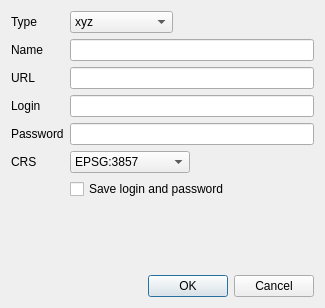
<?xml version="1.0" encoding="UTF-8"?>
<ui version="4.0">
 <class>ProviderDialog</class>
 <widget class="QDialog" name="ProviderDialog">
  <property name="windowModality">
   <enum>Qt::WindowModal</enum>
  </property>
  <property name="geometry">
   <rect>
    <x>0</x>
    <y>0</y>
    <width>325</width>
    <height>308</height>
   </rect>
  </property>
  <property name="sizePolicy">
   <sizepolicy hsizetype="Fixed" vsizetype="Fixed">
    <horstretch>0</horstretch>
    <verstretch>0</verstretch>
   </sizepolicy>
  </property>
  <property name="minimumSize">
   <size>
    <width>325</width>
    <height>225</height>
   </size>
  </property>
  <property name="maximumSize">
   <size>
    <width>325</width>
    <height>325</height>
   </size>
  </property>
  <property name="windowTitle">
   <string notr="true">Provider</string>
  </property>
  <layout class="QGridLayout" name="gridLayout">
   <item row="1" column="0">
    <widget class="QDialogButtonBox" name="buttonBox">
     <property name="orientation">
      <enum>Qt::Horizontal</enum>
     </property>
     <property name="standardButtons">
      <set>QDialogButtonBox::Cancel|QDialogButtonBox::Ok</set>
     </property>
    </widget>
   </item>
   <item row="0" column="0">
    <layout class="QFormLayout" name="formLayout">
     <item row="0" column="0">
      <widget class="QLabel" name="labelType">
       <property name="text">
        <string>Type</string>
       </property>
      </widget>
     </item>
     <item row="0" column="1">
      <widget class="QComboBox" name="type">
       <property name="sizePolicy">
        <sizepolicy hsizetype="Fixed" vsizetype="Fixed">
         <horstretch>0</horstretch>
         <verstretch>0</verstretch>
        </sizepolicy>
       </property>
       <property name="toolTip">
        <string>Tile coordinate scheme. XYZ is the most popular format, use it if you are not sure</string>
       </property>
       <item>
        <property name="text">
         <string notr="true">xyz</string>
        </property>
       </item>
       <item>
        <property name="text">
         <string notr="true">tms</string>
        </property>
       </item>
       <item>
        <property name="text">
         <string notr="true">quadkey</string>
        </property>
       </item>
       <item>
        <property name="text">
         <string>Maxar WMTS</string>
        </property>
       </item>
      </widget>
     </item>
     <item row="1" column="0">
      <widget class="QLabel" name="labelName">
       <property name="text">
        <string>Name</string>
       </property>
      </widget>
     </item>
     <item row="1" column="1">
      <widget class="QLineEdit" name="name">
       <property name="placeholderText">
        <string/>
       </property>
      </widget>
     </item>
     <item row="2" column="0">
      <widget class="QLabel" name="labelUrl">
       <property name="text">
        <string notr="true">URL</string>
       </property>
      </widget>
     </item>
     <item row="2" column="1">
      <widget class="QLineEdit" name="url"/>
     </item>
     <item row="3" column="0">
      <widget class="QLabel" name="label_2">
       <property name="text">
        <string>Login</string>
       </property>
      </widget>
     </item>
     <item row="3" column="1">
      <widget class="QLineEdit" name="login"/>
     </item>
     <item row="4" column="0">
      <widget class="QLabel" name="label_3">
       <property name="text">
        <string>Password</string>
       </property>
      </widget>
     </item>
     <item row="5" column="0">
      <widget class="QLabel" name="label">
       <property name="text">
        <string>CRS</string>
       </property>
      </widget>
     </item>
     <item row="5" column="1">
      <widget class="QComboBox" name="crs">
       <property name="sizePolicy">
        <sizepolicy hsizetype="Preferred" vsizetype="Fixed">
         <horstretch>0</horstretch>
         <verstretch>0</verstretch>
        </sizepolicy>
       </property>
       <property name="minimumSize">
        <size>
         <width>120</width>
         <height>0</height>
        </size>
       </property>
       <property name="maximumSize">
        <size>
         <width>120</width>
         <height>16777215</height>
        </size>
       </property>
       <property name="toolTip">
        <string>Projection of the tile layer. The most popular is Web Mercator, use it if you are not sure</string>
       </property>
       <item>
        <property name="text">
         <string>EPSG:3857</string>
        </property>
       </item>
       <item>
        <property name="text">
         <string>EPSG:3395</string>
        </property>
       </item>
      </widget>
     </item>
     <item row="6" column="1">
      <widget class="QCheckBox" name="save_credentials">
       <property name="toolTip">
        <string>Warninig! Login and password, if saved, will be stored in QGIS settings without encryption!</string>
       </property>
       <property name="text">
        <string>Save login and password</string>
       </property>
      </widget>
     </item>
     <item row="4" column="1">
      <widget class="QgsPasswordLineEdit" name="password"/>
     </item>
    </layout>
   </item>
  </layout>
 </widget>
 <customwidgets>
  <customwidget>
   <class>QgsPasswordLineEdit</class>
   <extends>QLineEdit</extends>
   <header>qgspasswordlineedit.h</header>
  </customwidget>
 </customwidgets>
 <resources/>
 <connections>
  <connection>
   <sender>buttonBox</sender>
   <signal>rejected()</signal>
   <receiver>ProviderDialog</receiver>
   <slot>reject()</slot>
   <hints>
    <hint type="sourcelabel">
     <x>316</x>
     <y>260</y>
    </hint>
    <hint type="destinationlabel">
     <x>286</x>
     <y>274</y>
    </hint>
   </hints>
  </connection>
  <connection>
   <sender>buttonBox</sender>
   <signal>accepted()</signal>
   <receiver>ProviderDialog</receiver>
   <slot>accept()</slot>
   <hints>
    <hint type="sourcelabel">
     <x>162</x>
     <y>149</y>
    </hint>
    <hint type="destinationlabel">
     <x>162</x>
     <y>87</y>
    </hint>
   </hints>
  </connection>
 </connections>
</ui>
